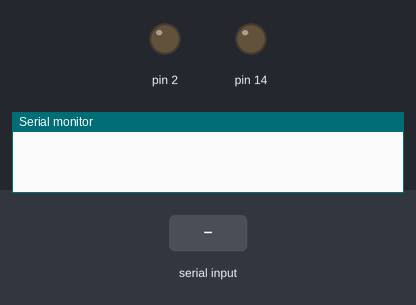
The sketch below on a simulated Arduino Uno, built with avr-gcc and run on an emulated ATmega328P. On the bench: output pins drawn as LEDs (lit = HIGH), the last lines printed to the serial monitor. The test bench sets the inputs (shaded band).

Above: at 1.2 s.
1.3 s: "1" received over Serial
At 1.6 s:
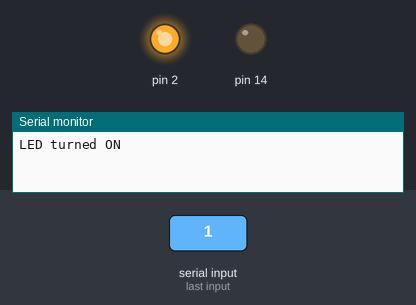
4.3 s: "2" received over Serial
At 5.1 s:
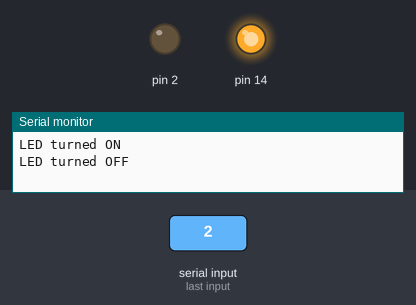
Timing chart, 0 to 7.8 s (numbered marks = the images above; inputs shaded):
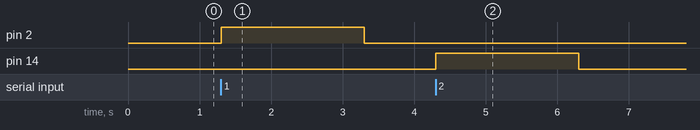

The sketch:

receie.ino
```cpp
void setup() {
  Serial.begin(9600); /* Define baud rate for serial communication */
  pinMode(2, OUTPUT);
  pinMode(14, OUTPUT);
}

void loop() {

    if (Serial.available())  /* If data is available on serial port */
    {
      char data_received;
      data_received = Serial.read();  /* Data received from bluetooth */
      if (data_received == '1')
      {
        digitalWrite(2, HIGH);
          Serial.write("LED turned ON\n");
        delay(2000);
        digitalWrite(2, LOW);
      }
      else if (data_received == '2')
      {
        digitalWrite(14, HIGH);
        Serial.write("LED turned OFF\n");
        delay(2000);
        digitalWrite(14, LOW);
      }
      else
      {
        Serial.write("Select either 1 or 2\n");
      }
    }
}
```

Measured:
- after the input at 1.3 s, pin 2: LOW → HIGH at once, → LOW 2.0 s later
- after the input at 4.3 s, pin 14: LOW → HIGH at once, → LOW 2.0 s later
